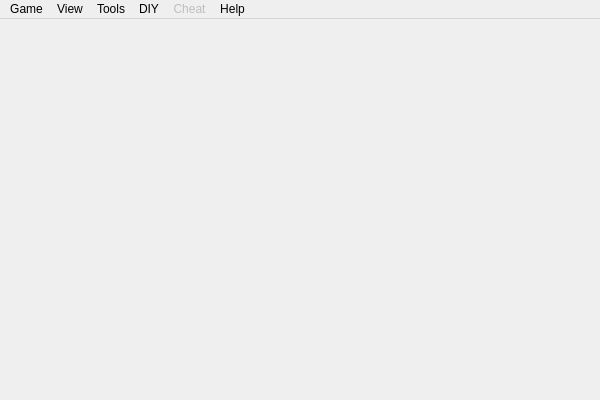
<?xml version="1.0" encoding="UTF-8"?>
<ui version="4.0">
 <class>MainWindow</class>
 <widget class="QMainWindow" name="MainWindow">
  <property name="geometry">
   <rect>
    <x>0</x>
    <y>0</y>
    <width>600</width>
    <height>400</height>
   </rect>
  </property>
  <property name="windowTitle">
   <string>Sanguosha</string>
  </property>
  <widget class="QWidget" name="centralWidget"/>
  <widget class="QMenuBar" name="menuBar">
   <property name="geometry">
    <rect>
     <x>0</x>
     <y>0</y>
     <width>600</width>
     <height>23</height>
    </rect>
   </property>
   <widget class="QMenu" name="menuGame">
    <property name="title">
     <string>Game</string>
    </property>
    <addaction name="actionStart_Game"/>
    <addaction name="actionStart_Server"/>
    <addaction name="actionPC_Console_Start"/>
    <addaction name="actionReplay"/>
    <addaction name="actionExit"/>
   </widget>
   <widget class="QMenu" name="menuOptions">
    <property name="title">
     <string>Tools</string>
    </property>
    <addaction name="actionConfigure"/>
    <addaction name="actionGeneral_Overview"/>
    <addaction name="actionCard_Overview"/>
    <addaction name="actionRule_Summary"/>
    <addaction name="actionManage_Ban_IP"/>
    <addaction name="actionBroadcast"/>
    <addaction name="actionReplay_file_convert"/>
    <addaction name="actionRecord_analysis"/>
    <addaction name="separator"/>
    <addaction name="actionEnable_Hotkey"/>
    <addaction name="actionNever_nullify_my_trick"/>
    <addaction name="actionView_Discarded"/>
    <addaction name="actionView_distance"/>
    <addaction name="actionServerInformation"/>
    <addaction name="actionSurrender"/>
    <addaction name="actionSaveRecord"/>
   </widget>
   <widget class="QMenu" name="menuHelp">
    <property name="title">
     <string>Help</string>
    </property>
    <addaction name="actionAbout"/>
    <addaction name="actionAbout_Us"/>
    <addaction name="actionAbout_Qt"/>
    <addaction name="actionAbout_GPLv3"/>
    <addaction name="actionAbout_Lua"/>
    <addaction name="actionAbout_fmod"/>
    <addaction name="separator"/>
    <addaction name="actionAcknowledgement_2"/>
    <addaction name="separator"/>
    <addaction name="actionCheckUpdate"/>
   </widget>
   <widget class="QMenu" name="menuView">
    <property name="title">
     <string>View</string>
    </property>
    <addaction name="actionShow_Hide_Menu"/>
    <addaction name="actionFullscreen"/>
    <addaction name="actionMinimize_to_system_tray"/>
   </widget>
   <widget class="QMenu" name="menuCheat">
    <property name="enabled">
     <bool>false</bool>
    </property>
    <property name="title">
     <string>Cheat</string>
    </property>
    <addaction name="actionDamage_maker"/>
    <addaction name="actionDeath_note"/>
    <addaction name="actionRevive_wand"/>
	<addaction name="actionGet_card"/>
    <addaction name="actionExecute_script_at_server_side"/>
   </widget>
   <widget class="QMenu" name="menuDIY">
    <property name="title">
     <string>DIY</string>
    </property>
    <addaction name="actionCard_editor"/>
   </widget>
   <addaction name="menuGame"/>
   <addaction name="menuView"/>
   <addaction name="menuOptions"/>
   <addaction name="menuDIY"/>
   <addaction name="menuCheat"/>
   <addaction name="menuHelp"/>
  </widget>
  <action name="actionExit">
   <property name="text">
    <string>Exit</string>
   </property>
  </action>
  <action name="actionConfigure">
   <property name="enabled">
    <bool>true</bool>
   </property>
   <property name="icon">
    <iconset>
     <normaloff>../image/system/settings.png</normaloff>../image/system/settings.png</iconset>
   </property>
   <property name="text">
    <string>Configure</string>
   </property>
  </action>
  <action name="actionStart_Server">
   <property name="text">
    <string>Start server</string>
   </property>
   <property name="shortcut">
    <string>Ctrl+S</string>
   </property>
  </action>
  <action name="actionStart_Game">
   <property name="text">
    <string>Start game</string>
   </property>
   <property name="shortcut">
    <string>Ctrl+G</string>
   </property>
  </action>
  <action name="actionGeneral_Overview">
   <property name="text">
    <string>General overview</string>
   </property>
   <property name="shortcut">
    <string>Ctrl+E</string>
   </property>
  </action>
  <action name="actionAbout">
   <property name="text">
    <string>About</string>
   </property>
  </action>
  <action name="actionCard_Overview">
   <property name="text">
    <string>Card overview</string>
   </property>
   <property name="shortcut">
    <string>Ctrl+R</string>
   </property>
  </action>
  <action name="actionEnable_Hotkey">
   <property name="checkable">
    <bool>true</bool>
   </property>
   <property name="text">
    <string>Enable hotkey</string>
   </property>
  </action>
  <action name="actionAbout_Qt">
   <property name="text">
    <string>About Qt</string>
   </property>
  </action>
  <action name="actionView_Discarded">
   <property name="enabled">
    <bool>false</bool>
   </property>
   <property name="text">
    <string>View Discarded</string>
   </property>
   <property name="shortcut">
    <string>Ctrl+D</string>
   </property>
  </action>
  <action name="actionView_distance">
   <property name="enabled">
    <bool>false</bool>
   </property>
   <property name="text">
    <string>View distance</string>
   </property>
   <property name="shortcut">
    <string>Ctrl+I</string>
   </property>
  </action>
  <action name="actionServerInformation">
   <property name="enabled">
    <bool>false</bool>
   </property>
   <property name="text">
    <string>Server information</string>
   </property>
  </action>
  <action name="actionReplay">
   <property name="text">
    <string>Replay</string>
   </property>
  </action>
  <action name="actionSaveRecord">
   <property name="enabled">
    <bool>false</bool>
   </property>
   <property name="text">
    <string>Save battle record</string>
   </property>
  </action>
  <action name="actionFullscreen">
   <property name="text">
    <string>Fullscreen</string>
   </property>
   <property name="shortcut">
    <string>Alt+Return</string>
   </property>
  </action>
  <action name="actionShow_Hide_Menu">
   <property name="text">
    <string>Show/Hide menu</string>
   </property>
   <property name="shortcut">
    <string>Alt+M</string>
   </property>
  </action>
  <action name="actionSurrender">
   <property name="enabled">
    <bool>false</bool>
   </property>
   <property name="text">
    <string>Surrender</string>
   </property>
  </action>
  <action name="actionMinimize_to_system_tray">
   <property name="text">
    <string>Minimize to system tray</string>
   </property>
   <property name="shortcut">
    <string>Alt+S</string>
   </property>
  </action>
  <action name="actionRule_Summary">
   <property name="text">
    <string>Rule Summary</string>
   </property>
  </action>
  <action name="actionScript_editor">
   <property name="enabled">
    <bool>true</bool>
   </property>
   <property name="text">
    <string>Script editor</string>
   </property>
  </action>
  <action name="actionBroadcast">
   <property name="text">
    <string>Broadcast ...</string>
   </property>
  </action>
  <action name="actionAcknowledgement">
   <property name="text">
    <string>Acknowledgement</string>
   </property>
  </action>
  <action name="actionDamage_maker">
   <property name="enabled">
    <bool>true</bool>
   </property>
   <property name="text">
    <string>Damage maker</string>
   </property>
  </action>
  <action name="actionExpand_dashboard">
   <property name="checkable">
    <bool>true</bool>
   </property>
   <property name="text">
    <string>Expand dashboard</string>
   </property>
  </action>
  <action name="actionDeath_note">
   <property name="text">
    <string>Death note ...</string>
   </property>
  </action>
  <action name="actionRevive_wand">
   <property name="text">
    <string>Revive wand ...</string>
   </property>
  </action>
  <action name="actionGet_card">
   <property name="enabled">
    <bool>false</bool>
   </property>
   <property name="text">
    <string>Get a card ...</string>
   </property>
  </action>
  <action name="actionCard_editor">
   <property name="text">
    <string>Card editor ...</string>
   </property>
   <property name="shortcut">
    <string>Ctrl+T</string>
   </property>
  </action>
  <action name="actionPC_Console_Start">
   <property name="text">
    <string>PC Console Start</string>
   </property>
  </action>
  <action name="actionPackaging">
   <property name="text">
    <string>Package manager ...</string>
   </property>
   <property name="shortcut">
    <string>Ctrl+P</string>
   </property>
  </action>
  <action name="actionAI_Melee">
   <property name="text">
    <string>AI Melee</string>
   </property>
   <property name="shortcut">
    <string>Ctrl+M</string>
   </property>
  </action>
  <action name="actionReplay_file_convert">
   <property name="text">
    <string>Replay file convert ...</string>
   </property>
  </action>
  <action name="actionSend_lowlevel_command">
   <property name="text">
    <string>Send lowlevel command ...</string>
   </property>
  </action>
  <action name="actionView_ban_list">
   <property name="text">
    <string>View ban list</string>
   </property>
  </action>
  <action name="actionAbout_fmod">
   <property name="text">
    <string>About fmod</string>
   </property>
  </action>
  <action name="actionAbout_Lua">
   <property name="text">
    <string>About Lua</string>
   </property>
  </action>
  <action name="actionExecute_script_at_server_side">
   <property name="text">
    <string>Execute script at server side ...</string>
   </property>
  </action>
  <action name="actionRecord_analysis">
   <property name="text">
    <string>Record analysis</string>
   </property>
  </action>
  <action name="actionAbout_GPLv3">
   <property name="text">
    <string>About GPLv3</string>
   </property>
  </action>
  <action name="actionNever_nullify_my_trick">
   <property name="checkable">
    <bool>true</bool>
   </property>
   <property name="text">
    <string>Never nullify my trick</string>
   </property>
  </action>
  <action name="actionAcknowledgement_2">
   <property name="text">
    <string>Acknowledgement</string>
   </property>
  </action>
  <action name="actionAbout_Us">
   <property name="text">
    <string>About Us</string>
   </property>
  </action>
  <action name="actionManage_Ban_IP">
   <property name="text">
    <string>Manage Ban IP</string>
   </property>
  </action>
  <action name="actionCheckUpdate">
   <property name="enabled">
    <bool>false</bool>
   </property>
   <property name="text">
    <string>CheckUpdate</string>
   </property>
  </action>
  <action name="actionSound_Test">
   <property name="text">
    <string>Sound Test</string>
   </property>
  </action>
 </widget>
 <layoutdefault spacing="6" margin="11"/>
 <resources/>
 <connections/>
</ui>
